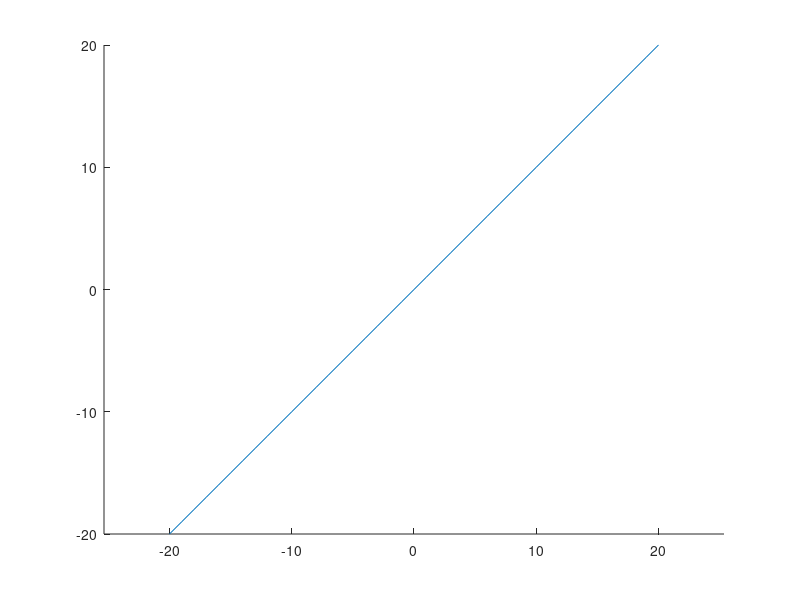

Reproduce this figure in MATLAB. (Note: this script raises an error after producing the figure.)
%% Miscellaneous plotting utilities for MATH 407/507
%   Written by Kevin Palmowski

%% Detailed example with lots of comments
figure;
hold on;

% Make the aspect ratio of the axes correct
axis equal;

% Plot some dummy data
plot(-20:20, -20:20);

% Draw a circle at (0,0) with radius 5
plot_circle(gca, 0, 0, 5);

% Draw a magenta ('m') circle at (3,4) with radius 2
plot_circle(gca, 3, 4, 2, 'm')
hold off;

% Draw the coordinate axes (always do this last)
draw_axes(gca);

% Labels
title('Plot of dummy data and circles')
xlabel('x')
ylabel('y')


%% Another example
figure;
hold on; axis equal;
plot(3,3,'r.');
plot_circle(gca, 3, 3, 20, 'b');
hold off;
draw_axes(gca);
title('Fake Gershgorin disk')
xlabel('x')
ylabel('y')




